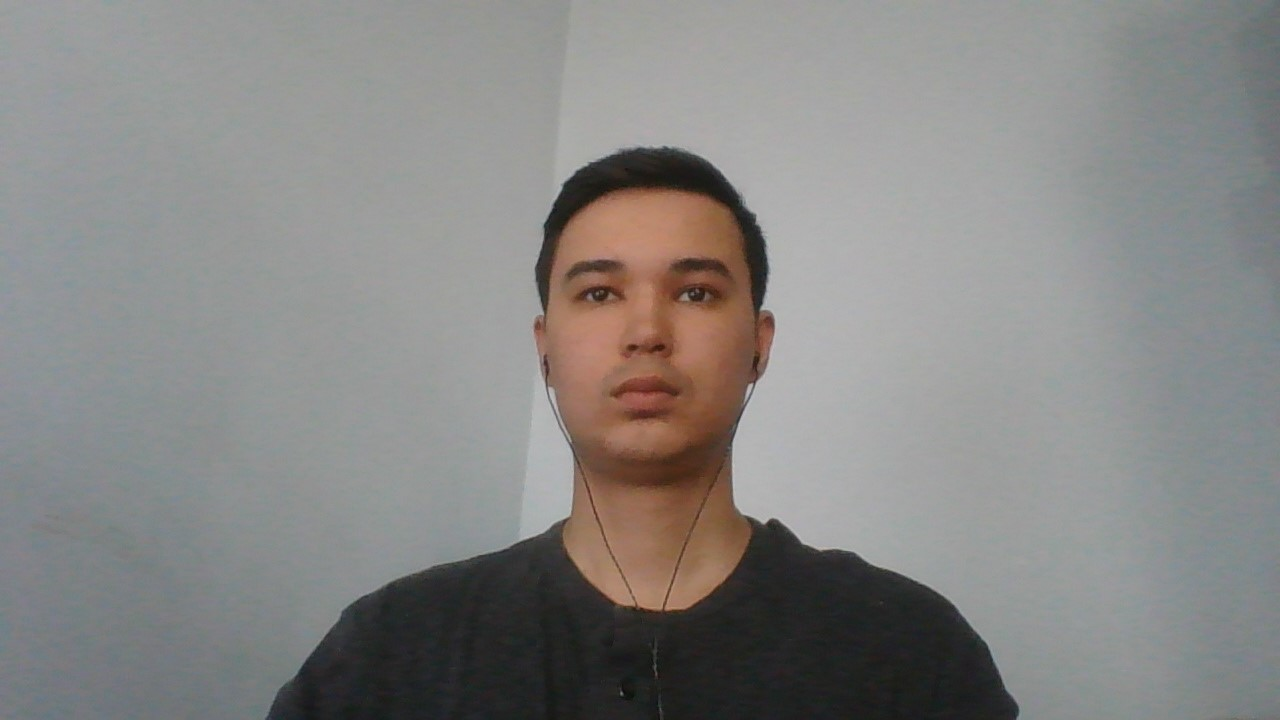
#> input picture img/my_imgb.jpg, 1280 x 720 px
$ python white_screen.py
#> lines starting #> are read from the running program, lines starting #| are printed output that depends on the picture; after the words box and inside, x2 and y2 are one past the last pixel; in counts of white or black regions, pixels touching at a corner belong together
import cv2
import matplotlib.pyplot as plt
import numpy as np

def screen(img_path, background_path, size):
#> called with img_path = 'img/my_imgb.jpg', background_path = 'img/backg.jpg', size = (1280, 720)
    img=cv2.imread(img_path)
#> img is the input picture: shape (720, 1280, 3); mean B, G, R 132.1, 133.9, 135
    bg=cv2.imread(background_path)
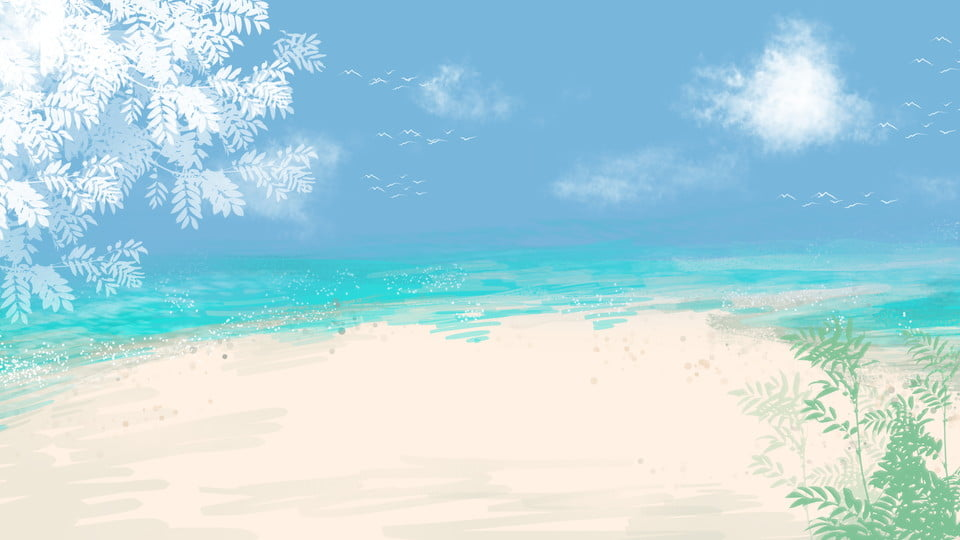
#> input picture img/backg.jpg, 960 x 540 px
#> bg is the input picture: shape (540, 960, 3); mean B, G, R 221.7, 213.5, 178.5

    new_img=cv2.resize(img,size)
    nbg=cv2.resize(bg,size)
    up_blue= np.array([255,255, 180])
    l_blue=np.array([113,0,100])
    mask=cv2.inRange(new_img, l_blue, up_blue)
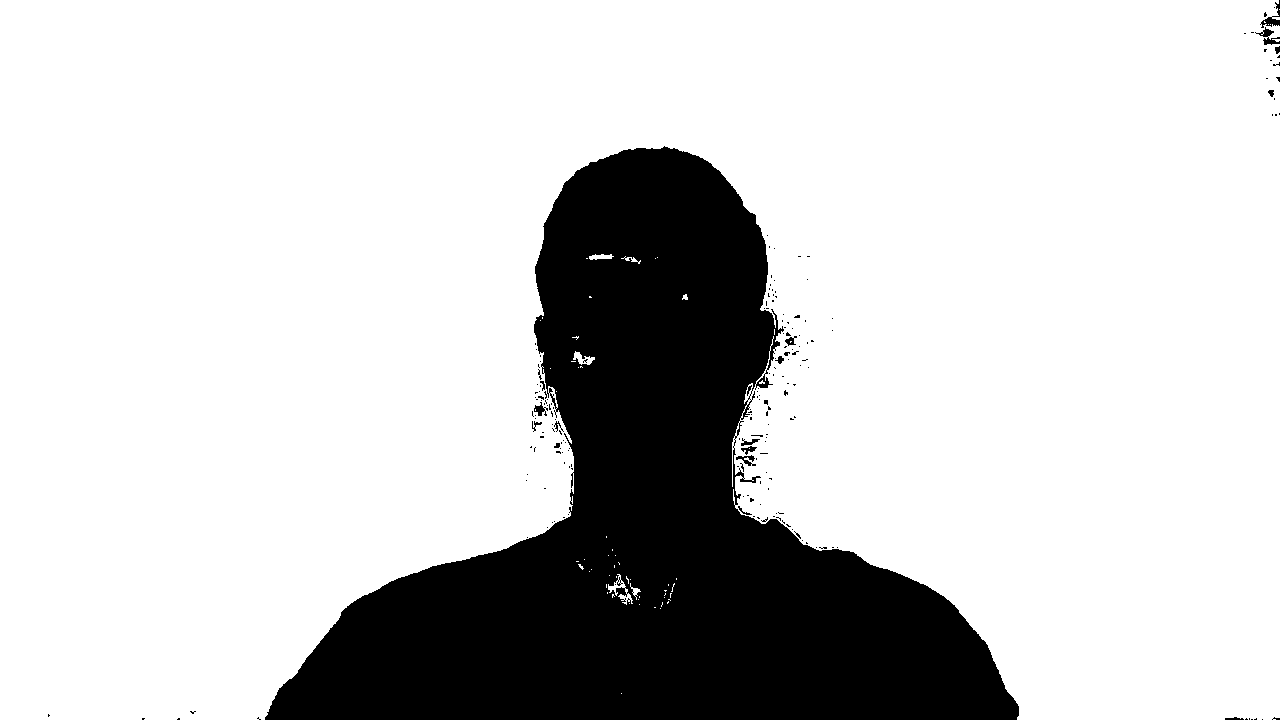
#> mask: shape (720, 1280); 79.7% white; 197 black regions (180 under 20 px), largest, box (x1, y1, x2, y2) and area: (265, 146, 1019, 720) 185449, (1260, 0, 1280, 28) 168, (1255, 27, 1280, 45) 161
    res=cv2.bitwise_and(new_img, new_img, mask=mask)
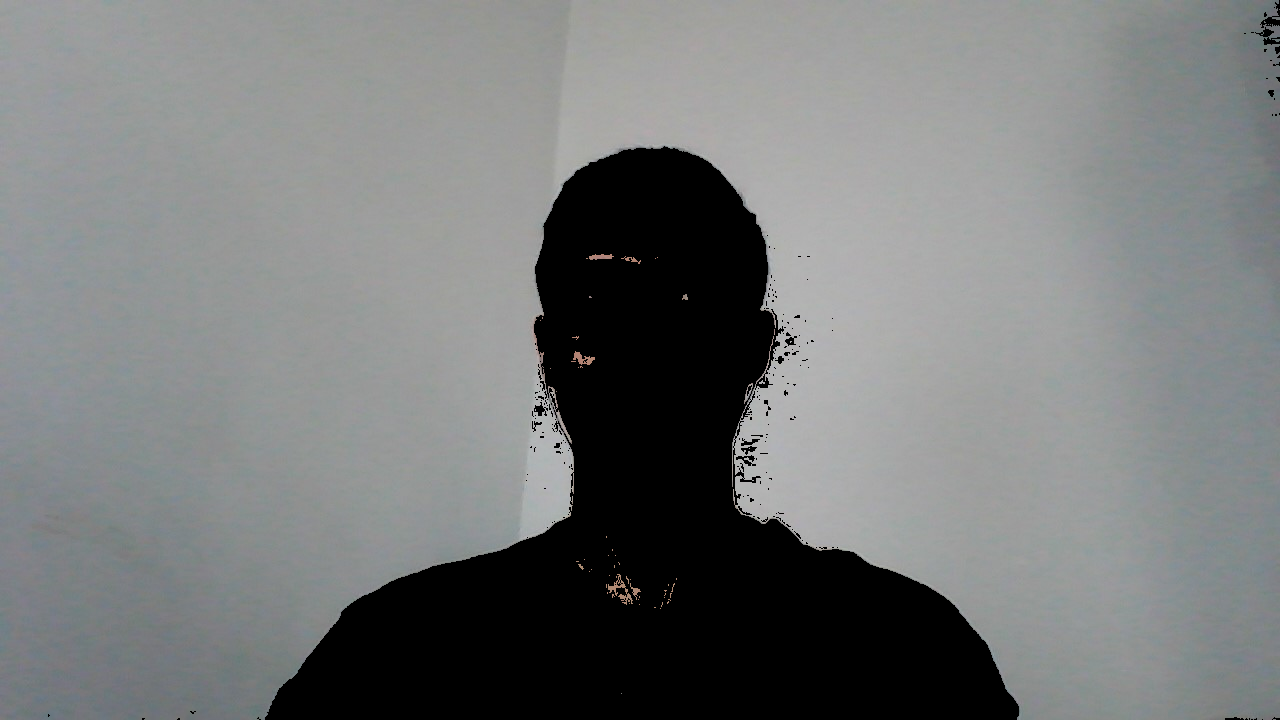
#> res: shape (720, 1280, 3); mean B, G, R 121, 120.9, 118.6
    f=new_img-res
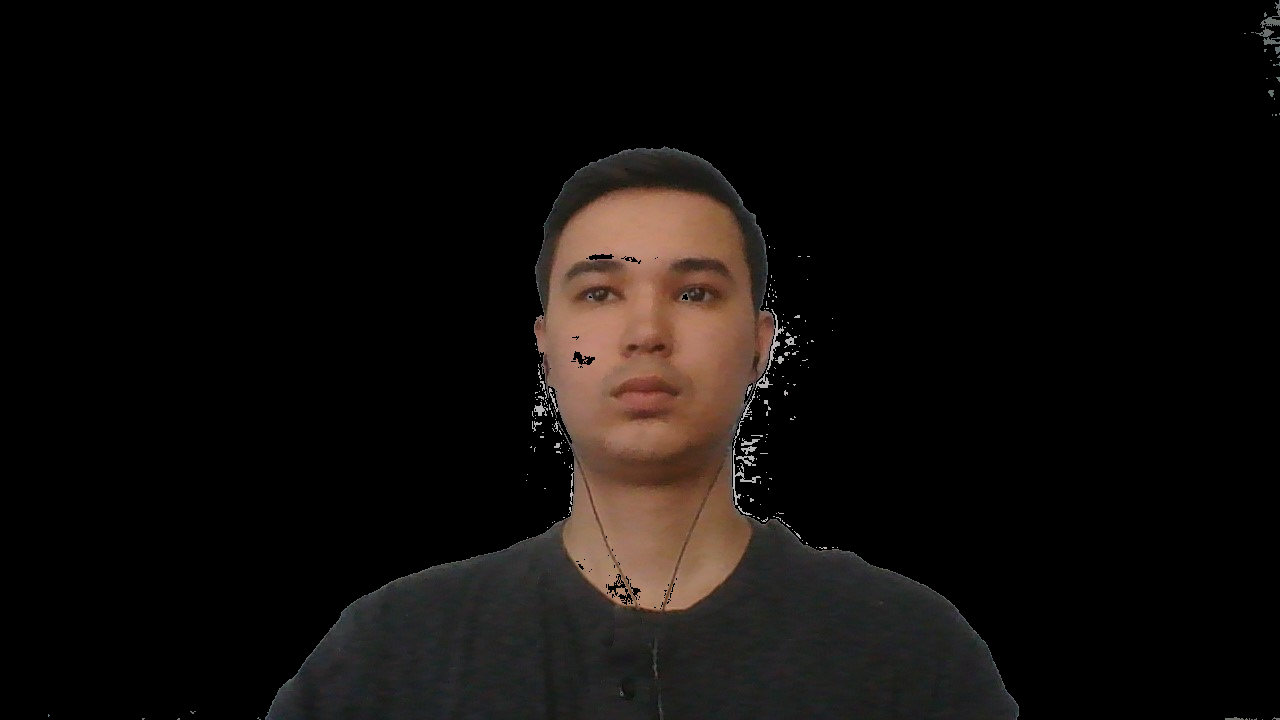
#> f: shape (720, 1280, 3); mean B, G, R 11.1, 13, 16.4
    f=np.where(f==0, nbg, f)
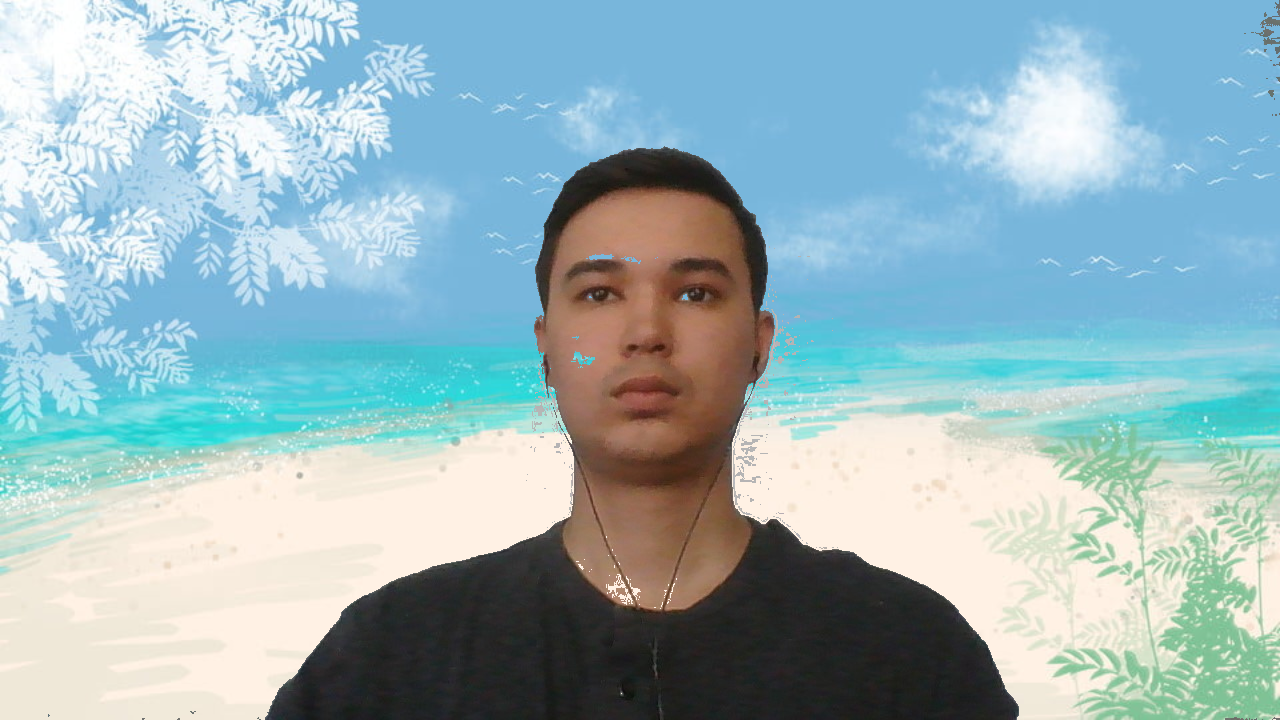
#> f: shape (720, 1280, 3); mean B, G, R 187.5, 180.8, 152.3
    filename='img/whitescreen.png'
    cv2.imwrite(filename, f)
    cv2.imshow('f',f)
    cv2.waitKey(0)
    cv2.destroyAllWindows()
    cv2.waitKey(1)

screen(img_path='img/my_imgb.jpg',background_path='img/backg.jpg',size=(1280, 720))
